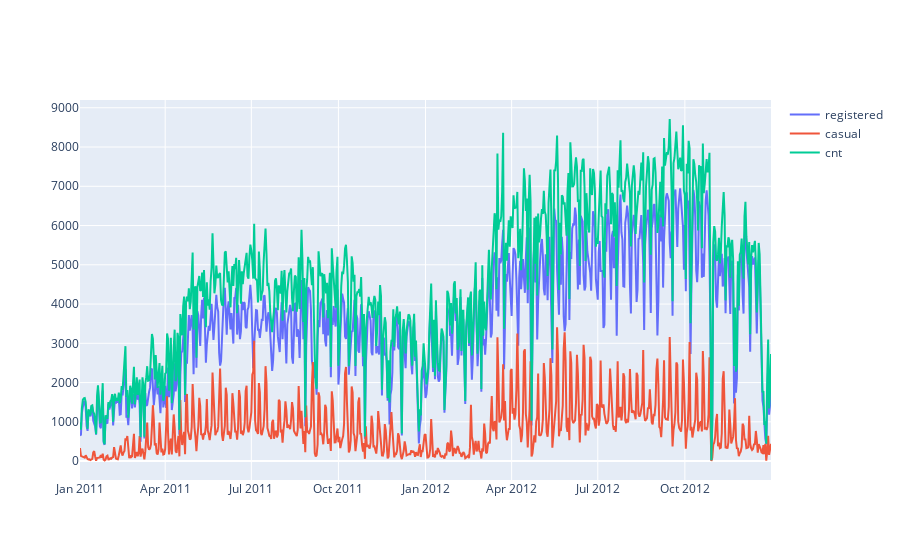

This figure's notebook cell:
### Markdown cell above
### Visualization

### Code cell
import plotly.graph_objects as go

fig = go.Figure()
fig.add_trace(go.Scatter(x=dft.index, y=dft.registered,  name="registered", yaxis='y'))
fig.add_trace(go.Scatter(x=dft.index, y=dft.casual ,  name="casual"))
fig.add_trace(go.Scatter(x=dft.index, y=dft.cnt ,  name="cnt"))

fig.show()

### Figure 1 — Plotly figure (JSON) as saved in the notebook; plotly's stock layout.template omitted (floating-point values rounded to 4 significant figures; data arrays with more than 128 entries replaced by an {"elided": "..."} marker saying what was removed)
{"data": [{"name": "registered", "type": "scatter", "x": {"elided": "731 str values"}, "y": {"elided": "731 int values"}, "yaxis": "y"}, {"name": "casual", "type": "scatter", "x": {"elided": "731 str values"}, "y": {"elided": "731 int values"}}, {"name": "cnt", "type": "scatter", "x": {"elided": "731 str values"}, "y": {"elided": "731 int values"}}], "layout": {"autosize": true, "xaxis": {"autorange": true, "range": ["2011-01-01", "2012-12-31"], "type": "date"}, "yaxis": {"autorange": true, "range": [-482, 9198], "type": "linear"}}}
